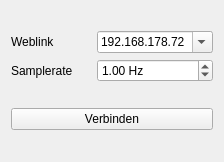
<?xml version="1.0" encoding="UTF-8"?>
<ui version="4.0">
 <class>Form</class>
 <widget class="QWidget" name="Form">
  <property name="geometry">
   <rect>
    <x>0</x>
    <y>0</y>
    <width>224</width>
    <height>162</height>
   </rect>
  </property>
  <property name="windowTitle">
   <string>Form</string>
  </property>
  <layout class="QVBoxLayout" name="verticalLayout">
   <item>
    <layout class="QGridLayout" name="gridLayout">
     <item row="0" column="2">
      <widget class="QComboBox" name="comboBox">
       <property name="editable">
        <bool>true</bool>
       </property>
       <item>
        <property name="text">
         <string>192.168.178.72</string>
        </property>
       </item>
      </widget>
     </item>
     <item row="0" column="0">
      <widget class="QLabel" name="label">
       <property name="text">
        <string>Weblink</string>
       </property>
      </widget>
     </item>
     <item row="1" column="2">
      <widget class="QDoubleSpinBox" name="samplerateSpinBox">
       <property name="suffix">
        <string> Hz</string>
       </property>
       <property name="decimals">
        <number>2</number>
       </property>
       <property name="minimum">
        <double>0.010000000000000</double>
       </property>
       <property name="maximum">
        <double>99999999.989999994635582</double>
       </property>
       <property name="singleStep">
        <double>1.000000000000000</double>
       </property>
       <property name="value">
        <double>1.000000000000000</double>
       </property>
      </widget>
     </item>
     <item row="1" column="0">
      <widget class="QLabel" name="label_3">
       <property name="text">
        <string>Samplerate</string>
       </property>
      </widget>
     </item>
    </layout>
   </item>
   <item>
    <widget class="QPushButton" name="pushButton">
     <property name="text">
      <string>Verbinden</string>
     </property>
    </widget>
   </item>
  </layout>
 </widget>
 <resources/>
 <connections/>
</ui>
